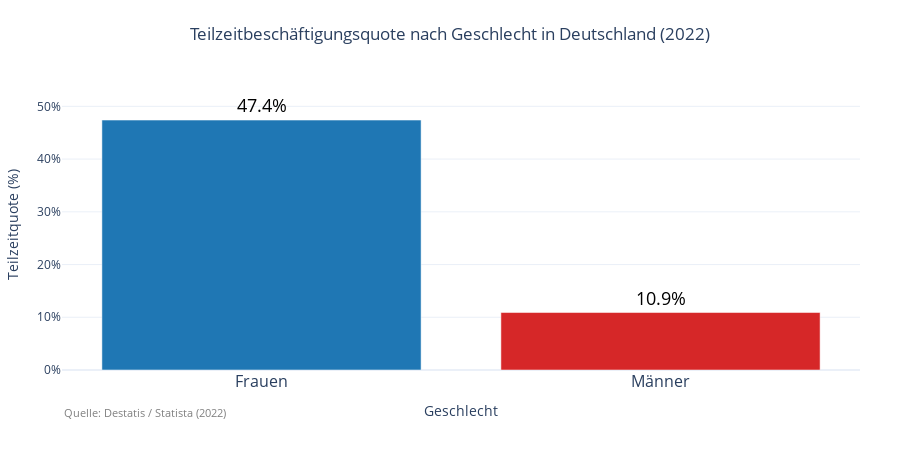

The notebook cell saved with this chart:
### Code cell
import pandas as pd
import plotly.graph_objects as go

# Data: Germany 2022
df_2022 = pd.DataFrame({
    "Geschlecht": ["Frauen", "Männer"],
    "Teilzeitquote (%)": [47.4, 10.9]
})

fig = go.Figure()

fig.add_bar(
    x=df_2022["Geschlecht"],
    y=df_2022["Teilzeitquote (%)"],
    text=[f"{v:.1f}%" for v in df_2022["Teilzeitquote (%)"]],
    textposition="outside",
    marker_color=["#1f77b4", "#d62728"],  # blue = women, red = men
)

fig.update_traces(
    texttemplate="%{y:.1f}%",
    textposition="outside",
    textfont=dict(
        size=18,          
        color="black"     
    )
)

fig.update_xaxes(
    tickfont=dict(
        size=16   
    )
)

fig.update_yaxes(range=[0, 55], ticksuffix="%")

fig.update_layout(
    title={
        "text": "Teilzeitbeschäftigungsquote nach Geschlecht in Deutschland (2022)",
        "x": 0.5,
        "xanchor": "center"
    },
    xaxis_title="Geschlecht",
    yaxis_title="Teilzeitquote (%)",
    template="plotly_white",
    height=450,
    margin=dict(l=60, r=40, t=80, b=80),  
    annotations=[
        dict(
            text="Quelle: Destatis / Statista (2022)",
            x=0,
            y=-0.18,
            xref="paper",
            yref="paper",
            showarrow=False,
            font=dict(size=11, color="gray"),
            align="left"
        )
    ]
)

fig.show()

### Figure 1 — Plotly figure (JSON) as saved in the notebook; plotly's stock layout.template omitted (floating-point values rounded to 4 significant figures)
{"data": [{"marker": {"color": ["#1f77b4", "#d62728"]}, "text": ["47.4%", "10.9%"], "textfont": {"color": "black", "size": 18}, "textposition": "outside", "texttemplate": "%{y:.1f}%", "type": "bar", "x": ["Frauen", "Männer"], "y": [47.4, 10.9]}], "layout": {"annotations": [{"align": "left", "font": {"color": "gray", "size": 11}, "showarrow": false, "text": "Quelle: Destatis / Statista (2022)", "x": 0, "xref": "paper", "y": -0.18, "yref": "paper"}], "height": 450, "margin": {"b": 80, "l": 60, "r": 40, "t": 80}, "title": {"text": "Teilzeitbeschäftigungsquote nach Geschlecht in Deutschland (2022)", "x": 0.5, "xanchor": "center"}, "xaxis": {"tickfont": {"size": 16}, "title": {"text": "Geschlecht"}}, "yaxis": {"range": [0, 55], "ticksuffix": "%", "title": {"text": "Teilzeitquote (%)"}}}}
